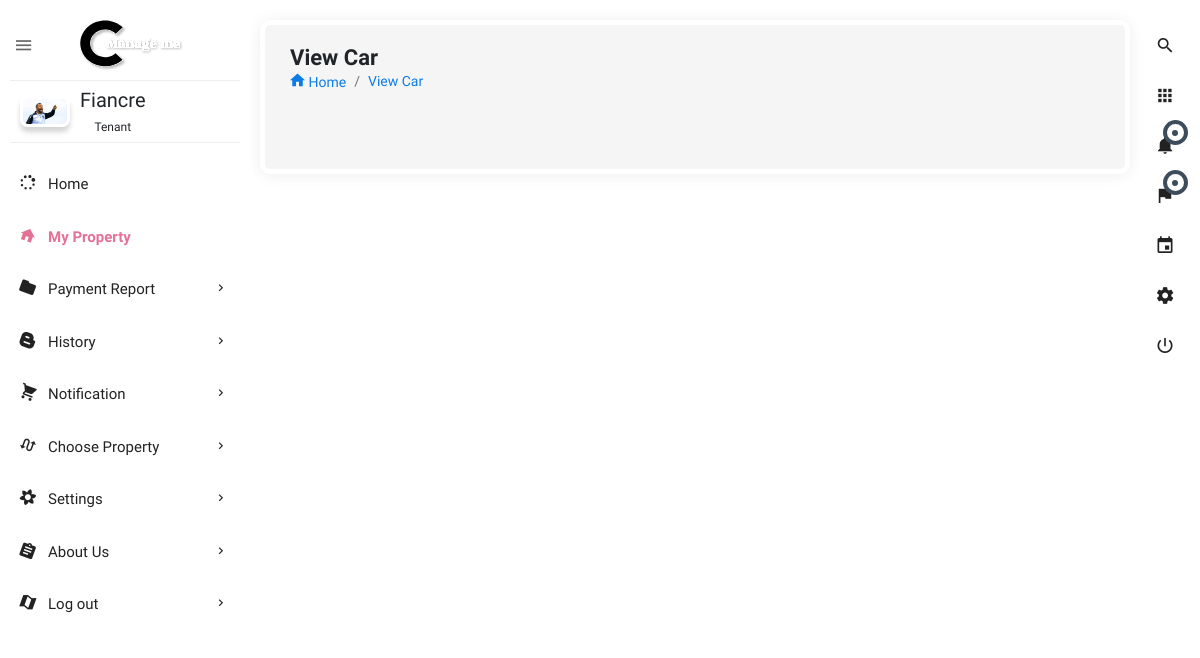
Page /car_tenant_approved/ (signed in) on the earlier database version.
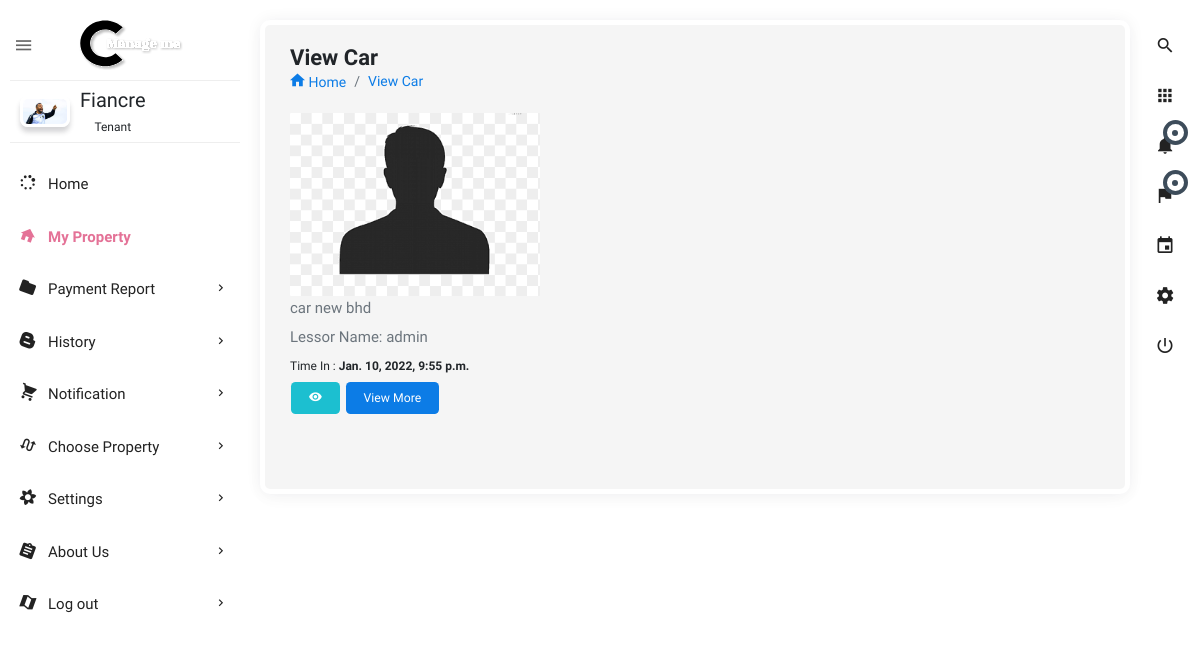
Same page on the later database version.
### users/models.py (models this page shows, shortened)
class Request_Property(models.Model):
    status = [
        ('initial', 'initial'),
        ('request', 'request'),
        ('approved', 'approved'),
        ('denied', 'denied'),
        ('canceled', 'canceled')]
    user_request = models.ForeignKey(user, on_delete=models.CASCADE, related_name='requesting_users', null=False)
    property_requested = models.ForeignKey(Property_registration, on_delete=models.CASCADE, related_name='property_req',
                                           null=False)
    owner_name = models.ForeignKey(user, on_delete=models.CASCADE, related_name='owner_name_property', null=False)
    status_view = models.CharField(max_length=50, choices=status, default='initial')
    time_done = models.DateTimeField(default=now)
    class Meta:
        verbose_name_plural = "Request_Property"
        ordering = ['-id']

class Property_registration(models.Model):
    property_type_p = [
        ('house', 'house'),
        ('car', 'car'),
        ('land', 'land'),
        ('other', 'other')
    ]
    location_name = [
        ('kigali', 'kigali'),
        ('south', 'south'),
        ('east', 'east'),
        ('west', 'west')
    ]
    property_name = models.CharField(max_length=100)
    location = models.CharField(max_length=200, choices=location_name, default='kigali')
    property_type = models.CharField(max_length=200, choices=property_type_p)
    amount_per_month = models.IntegerField(default=10000)
    detail = models.TextField(max_length=250, default='')
    property_image = models.ImageField(blank=True, null=True, upload_to='images')
    available = models.BooleanField(default=True)
    owner_name = models.ForeignKey(user, on_delete=models.CASCADE, related_name='owner', null=False)
    time_added = models.DateTimeField(auto_now_add=True)
    class Meta:
        verbose_name_plural = "Property_registration"
        ordering = ['-id']

class User(AbstractBaseUser):
    user_type = [
        ('lessor', 'lessor'),
        ('tenant', 'tenant'),
    ]
    name = models.CharField(max_length=255, null=False)
    phone_number = PhoneNumberField(unique=True)
    user_image = models.ImageField(upload_to='images/', default='profile.png')
    user_login = models.CharField(max_length=7, choices=user_type, default='lessor', blank=False, null=False)
    is_active = models.BooleanField(default=True)
    staff = models.BooleanField(default=False)
    admin = models.BooleanField(default=False)
    USERNAME_FIELD = 'phone_number'
    REQUIRED_FIELDS = ['name', 'user_login']
    objects = UserManager()
    def __str__(self):
        return self.name
    objects = UserManager()

### users/views.py (the view)
# urls.py: path('car_tenant_approved/', views.car_tenant_approved, name='car_tenant_approved'),
def car_tenant_approved(request):
    user = request.user
    tenant_property_approved = Request_Property.objects.filter(user_request=user).filter(status_view='approved').filter(
        property_requested__property_type='car')
    context = {
        'car_approved': tenant_property_approved,
    }
    return render(request, 'html/car_tenant_approved.html', context)

### users/templates/html/car_tenant_approved.html (shortened to what this page needs)
{% extends 'dashboard-tenant/dashboard.html' %}
{% load static %}
{% block content %}
<section class="content file_manager">
    <div class="body_scroll">
        <div class="block-header">
            <div class="row">
                <div class="col-lg-7 col-md-6 col-sm-12">
                    <h2>View Car</h2>
                    <ul class="breadcrumb">
                        <li class="breadcrumb-item"><a href="{% url 'tenant' %}"><i class="zmdi zmdi-home"></i> Home</a></li>
                        <li class="breadcrumb-item"><a href="">View Car</a></li>
                    </ul>
                </div>
            </div>
        </div>
        <div class="container-fluid">
            <div class="row clearfix">
                <div class="col-lg-12">
                    <div class="card">
                        <div class="tab-content">
                            <div class="tab-pane active" id="a2018">
                                <div class="row clearfix">
                                    {% for car_approved in car_approved %}
                                    <div class="col-lg-4 col-md-6 col-sm-12">
                                        <div class="card">
                                            <a href="" class="file">
                                                <div class="image">
                                                    <a href=""><img src="{{ car_approved.property_requested.property_image.url }}" alt="img" class="img-fluid" ></a>
                                                </div>
                                                <div class="file-name">
                                                    <p class="m-b-5 text-muted">{{ car_approved.property_requested.property_name }}</p>
                                                    <p class="m-b-5 text-muted">Lessor Name: {{ car_approved.property_requested.owner_name }}</p>
                                                    <small>Time In : <span class="date"><b>  {{car_approved.property_requested.time_added}}</b></span></small>
                                                </div>
                                                <div class="action">
                                                        <a href="{% url 'view_rent_car_detail' car_approved.id %}" class="btn btn-info waves-effect"><i class="zmdi zmdi-eye"></i></a>
                                                        <a href="{% url 'view_rent_car_detail' car_approved.id %}" class="btn btn-primary waves-effect">View More</a>
                                                </div>
                                            </a>
                                        </div>
                                    </div>
                                    {% endfor %}
                                </div>
                            </div>
                        </div>
                    </div>
                </div>
            </div>
        </div>
    </div>
</section>
{% endblock %}

Differences in the rows shown:
added Request_Property: property_requested.property_image (placeholder picture), property_requested.property_name "car new bhd", property_requested.owner_name "admin", property_requested.time_added "Jan. 10, 2022, 9:55 p.m."
